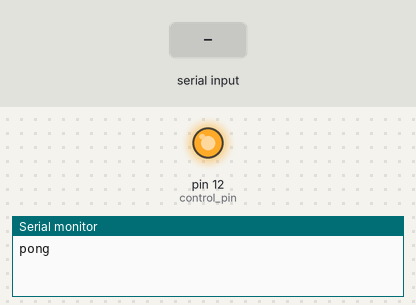
Recording of a sketch running on a simulated Arduino Uno, built with avr-gcc and run on an emulated ATmega328P. On the bench: output pins drawn as LEDs (lit = HIGH), the last lines printed to the serial monitor. Inputs (shaded band) come from the test bench.

Above: at 1.2 s.
1.3 s: "b" received over Serial
At 1.7 s:
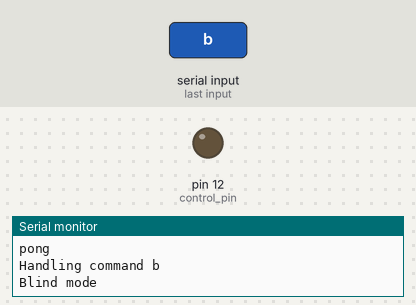
2.8 s: "u" received over Serial
At 4.0 s:
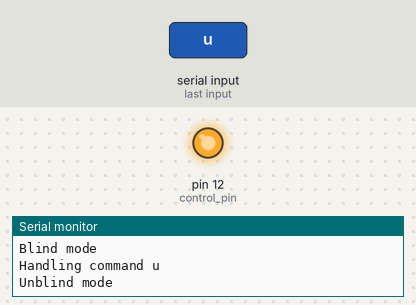
4.3 s: "c" received over Serial
At 5.3 s:
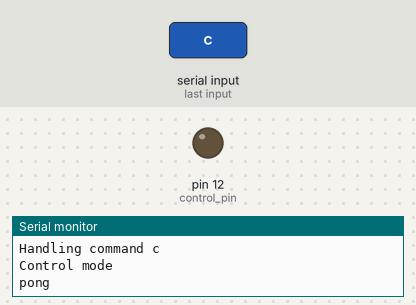
Timing chart, 0 to 7.3 s (numbered marks = the images above; inputs shaded):
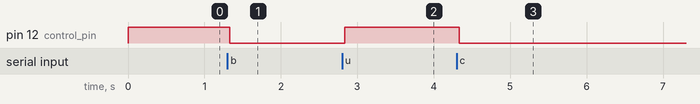

The sketch:

sketch.ino
```cpp
int control_pin = 12;
boolean control_mode = false;
unsigned long blind_at = 0;

void setup()
{
	Serial.begin(9600);
	pinMode(control_pin, OUTPUT);
	set_unblind();
	Serial.println("pong");
	Serial.flush();

}

void set_blind() {
	digitalWrite(control_pin, LOW);
}

void set_unblind() {
	digitalWrite(control_pin, HIGH);
}

void lift_blinder() {
	if(blind_at != 0) {
		return;
	}

	set_unblind();
	blind_at = millis() + 300;
}

void handle_command(char command) {
	Serial.print("Handling command ");
	Serial.println(command);
	switch(command) {
		case 'b':
			Serial.println("Blind mode");
			Serial.flush();
			control_mode = false;
			set_blind();
			break;
		case 'u':
			Serial.println("Unblind mode");
			Serial.flush();
			control_mode = false;
			set_unblind();
			break;
		case 'c':
			Serial.println("Control mode");
			Serial.flush();
			control_mode = true;
			set_blind();
			break;
		case 'l':
			if(control_mode) {
				Serial.println("Lifting");
				Serial.flush();
				lift_blinder();
			}
			break;

		case 'p':
			Serial.println("pong");
			Serial.flush();
			break;

	}
	Serial.flush();

}

void serialEvent() {
	while(Serial.available()) {
		handle_command(Serial.read());
	}
}

unsigned int last_pong = 0;

void loop()
{
	unsigned int time = millis();
	if(control_mode && blind_at > 0) {
		if(time > blind_at) {
			blind_at = 0;
			set_blind();
		}
	}

	if(time - last_pong > 5000) {
		Serial.println("pong");
		Serial.flush();
		last_pong = time;
	}
}
```

Measured:
- after the input at 1.3 s, pin 12 (control_pin): HIGH → LOW at once
- after the input at 2.8 s, pin 12 (control_pin): LOW → HIGH at once
- after the input at 4.3 s, pin 12 (control_pin): HIGH → LOW at once
